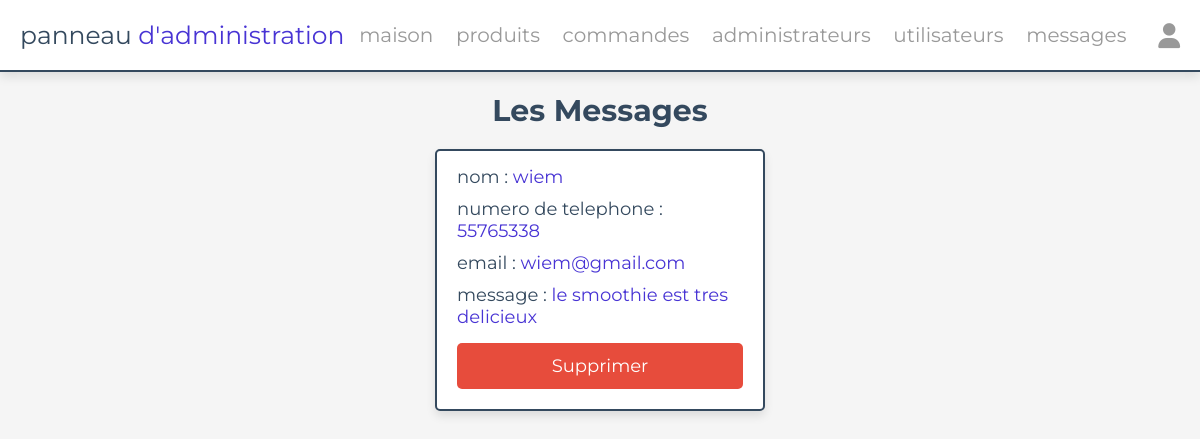
/admin/messages.php (signed in), run on the app's committed database.
### tables this page shows
CREATE TABLE `messages` (
  `id` int(100) NOT NULL,
  `user_id` int(100) NOT NULL,
  `name` varchar(100) NOT NULL,
  `email` varchar(100) NOT NULL,
  `number` varchar(12) NOT NULL,
  `message` varchar(500) NOT NULL
);

### admin/messages.php (the view, shortened to what this page needs)
<?php
include '../components/connect.php';
?>
<!DOCTYPE html>
<html lang="en">
<head>
   <link rel="stylesheet" href="https://cdnjs.cloudflare.com/ajax/libs/font-awesome/6.1.1/css/all.min.css">
   <link rel="stylesheet" href="../css/admin_style.css">
</head>
<body>
<?php include '../components/admin_header.php' ?>
<section class="messages">
   <h1 class="heading">les messages</h1>
   <div class="box-container">
   <?php
      $select_messages = $conn->prepare("SELECT * FROM `messages`");
      $select_messages->execute();
      if($select_messages->rowCount() > 0){
         while($fetch_messages = $select_messages->fetch(PDO::FETCH_ASSOC)){
   ?>
   <div class="box">
      <p> nom : <span><?= $fetch_messages['name']; ?></span> </p>
      <p> numero de telephone : <span><?= $fetch_messages['number']; ?></span> </p>
      <p> email : <span><?= $fetch_messages['email']; ?></span> </p>
      <p> message : <span><?= $fetch_messages['message']; ?></span> </p>
      <a href="messages.php?delete=<?= $fetch_messages['id']; ?>" class="delete-btn" onclick="return confirm('supprimer ce message?');">supprimer</a>
   </div>
   <?php
         }
      }else{
         echo '<p class="empty">Vous n\'avez pas de messages</p>';
      }
   ?>
   </div>
</section>
</body>
</html>

### css/admin_style.css (style rules this page uses)
:root { --main-color:#4834d4; --red:#e74c3c; --orange:#f39c12; --black:#34495e; --white:#fff; --light-bg:#f5f5f5; --light-color:#999; --border:.2rem solid var(--black); --box-shadow:0 .5rem 1rem rgba(0,0,0,.1); }
* { font-family: 'Montserrat', sans-serif; margin:0; padding:0; box-sizing: border-box; text-decoration: none; outline: none; border:none; }
html { font-size: 62.5%; overflow-x: hidden; }
body { background-color: var(--light-bg); }
section { max-width: 1200px; margin:0 auto; padding:2rem; }
.btn, .delete-btn, .option-btn { display: block; margin-top: 1rem; border-radius: .5rem; cursor: pointer; width: 100%; font-size: 1.8rem; color:var(--white); padding:1.2rem 3rem; text-transform: capitalize; text-align: center; }
.delete-btn { background-color: var(--red); }
.heading { text-align: center; margin-bottom: 2rem; text-transform: capitalize; color:var(--black); font-size: 3rem; }
.messages .box-container { display: grid; grid-template-columns: repeat(auto-fit, 33rem); gap:1.5rem; justify-content: center; align-items: flex-start; }
.messages .box-container .box { background-color: var(--white); border-radius: .5rem; box-shadow: var(--box-shadow); border:var(--border); padding:2rem; padding-top: 1rem; }
.messages .box-container .box p { padding: .5rem 0; font-size: 1.8rem; color:var(--black); }
.messages .box-container .box p span { color:var(--main-color); }

### data on the page
messages: name "wiem", number "55765338", email "wiem@gmail.com", message "le smoothie est tres delicieux"
